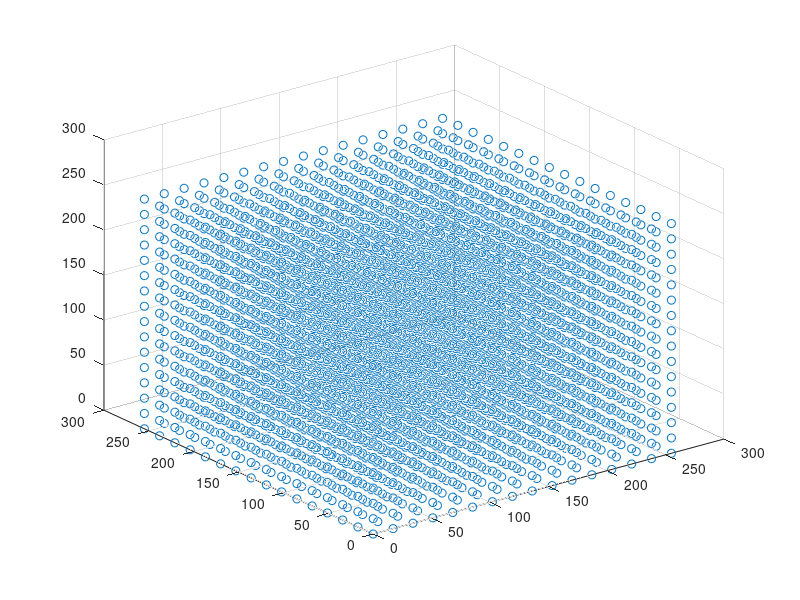

MATLAB code for this plot: (Note: this script raises an error after producing the figure.)
% generate 3D rgb-XYZ mapping matrix

% 15x15x15 is 3375

count=1;
colour_table = [];
for r = 0:17:255
    for g = 0:17:255
        for b = 0:17:255
            colour_table(count, 1) = r;
            colour_table(count, 2) = g;
            colour_table(count, 3) = b;
            count = count+1;
        end
    end
end
scatter3(colour_table(:,1),colour_table(:,2),colour_table(:,3));
writematrix(colour_table,'test_file_rgb_color_array.csv') 